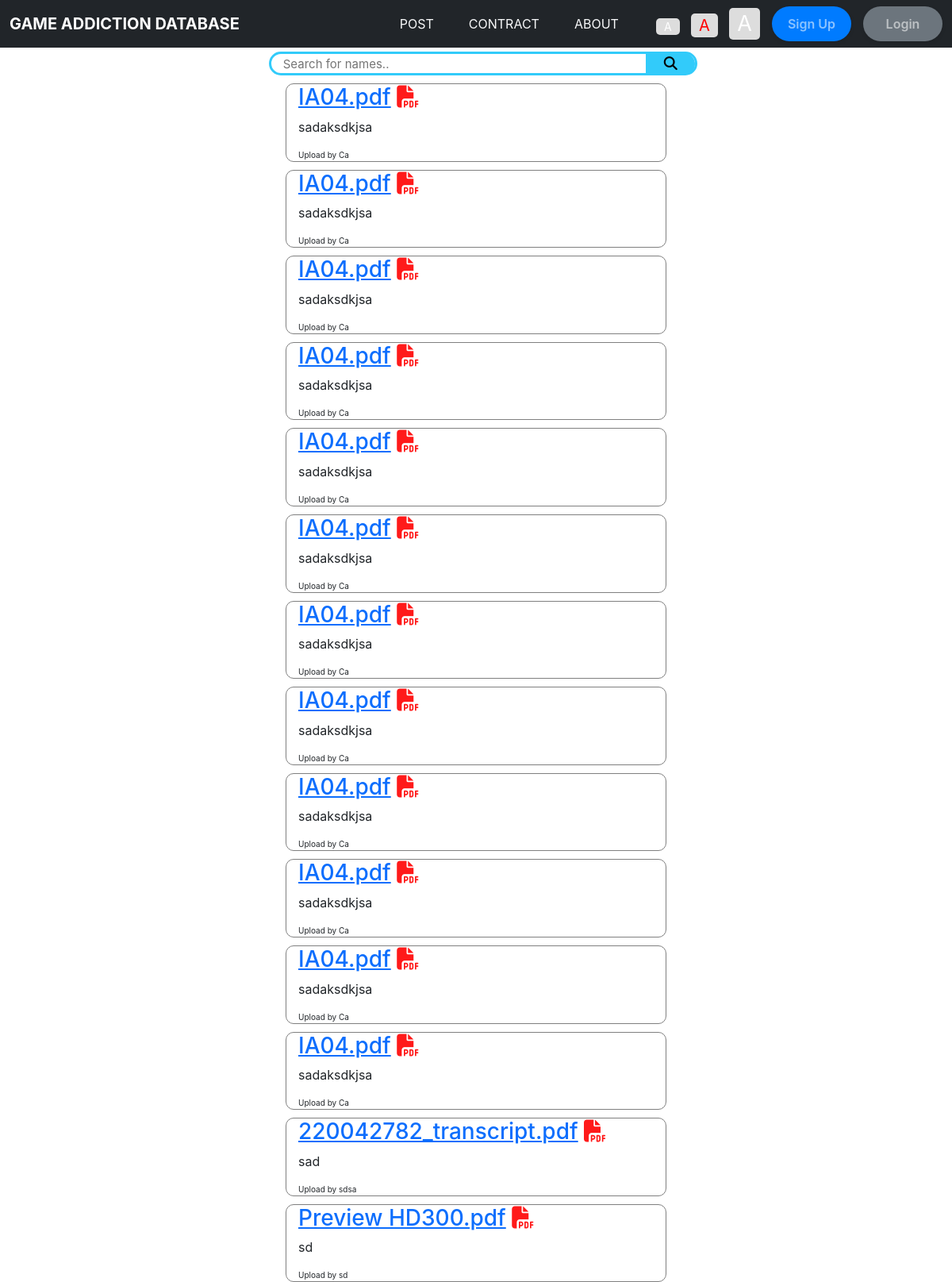
Screenshot of /search.php with the database file from the repository.
### tables this page shows
CREATE TABLE `pdf` (
  `pdfID` int(11) NOT NULL,
  `fileName` varchar(200) NOT NULL,
  `userName` varchar(200) NOT NULL,
  `pdfDescription` varchar(200) NOT NULL
);

### search.php (the view, shortened to what this page needs)
<!DOCTYPE html>
<html lang="en">
<head>
    <link rel="stylesheet" href="style/bootstrap.min.css" />
    <link rel="stylesheet" href="https://cdn.jsdelivr.net/npm/bootstrap-icons@1.4.1/font/bootstrap-icons.css" />
    <link rel="stylesheet" href="style/dataTables.bootstrap5.min.css" />
    <link rel="stylesheet" href="./style/menu.css">
    <link rel="stylesheet" href="./style/search.css">
    <link rel="stylesheet" href="https://cdnjs.cloudflare.com/ajax/libs/font-awesome/6.4.2/css/all.min.css">
</head>
<?php include 'menu.php'; ?>
<body>
    <div id="searchBox">
        <form action="" method="get">
            <input type="text" id="searchInput" name="keyword" placeholder="Search for names.." title="Type in a name">
            <button id="searchbtn" type="submit"><i class="fas fa-search"></i></button>
        </form>
    </div>
    <?php
    if(isset($_GET)){
        $keyword="";
        extract($_GET);
            $sql = "SELECT fileName, userName, pdfDescription FROM `pdf` WHERE `fileName` LIKE '%$keyword%' OR `userName` LIKE '%$keyword%'";
            $hostname = "127.0.0.1";
            $username = "root";
            $pwd = "";
            $db = "iadb";
            $conn = mysqli_connect($hostname, $username, $pwd, $db)
            or die(mysqli_connect_error());
            $rs = mysqli_query($conn, $sql);
            $data = [] ;
            while ($rc = mysqli_fetch_assoc($rs))
            {
                $data[]=$rc;
            }
            foreach($data as $text){
                echo <<<EDR
                    <div id="result">
                        <h3>
                            <a href='./pdf/{$text['fileName']}' target='_blank'>{$text['fileName']}</a>
                            <a href='./pdf/{$text['fileName']}' download>
                                <i class="fa-solid fa-file-pdf" style="color: #ff1a1a;"></i>
                            </a>
                        </h3>
                        <p>{$text['pdfDescription']}</p>
                        <div>Upload by {$text['userName']}</div>
                    </div>
                EDR;
            }
        }
?>
</body>
</html>

### style/menu.css (style rules this page uses)
body, button { font-family: "Inter", sans-serif; }
:root { --offcanvas-width: 270px; --topNavbarHeight: 56px; }
form { width: 100%; max-width: 600px; margin: 0 auto; }

### style/search.css (style rules this page uses)
#searchBox { text-align: center; margin-top: 65px; }
#searchInput { width: 90%; height: 30px; border-radius: 30px; border: 3px solid #32cbfa; font-size: 15px; padding-left: 15px; }
#searchbtn { font-size: 17px; width: 62px; height: 27px; margin-left: -69px; background-color: #32cbfa; border-top-right-radius: 30px; border-bottom-right-radius: 30px; border: none; cursor: pointer; }
#result { border: 1px solid gray; border-radius: 10px; width: 40%; margin-left: 30%; margin-top: 10px; }
#result h3,p,div { margin-left: 15px; }
#result div { font-size: 10px; }

### rows the page displays
pdf: fileName "IA04.pdf", pdfDescription "sadaksdkjsa", userName "Ca"
pdf: fileName "IA04.pdf", pdfDescription "sadaksdkjsa", userName "Ca"
pdf: fileName "IA04.pdf", pdfDescription "sadaksdkjsa", userName "Ca"
pdf: fileName "IA04.pdf", pdfDescription "sadaksdkjsa", userName "Ca"
pdf: fileName "IA04.pdf", pdfDescription "sadaksdkjsa", userName "Ca"
pdf: fileName "IA04.pdf", pdfDescription "sadaksdkjsa", userName "Ca"
pdf: fileName "IA04.pdf", pdfDescription "sadaksdkjsa", userName "Ca"
pdf: fileName "IA04.pdf", pdfDescription "sadaksdkjsa", userName "Ca"
pdf: fileName "IA04.pdf", pdfDescription "sadaksdkjsa", userName "Ca"
pdf: fileName "IA04.pdf", pdfDescription "sadaksdkjsa", userName "Ca"
pdf: fileName "IA04.pdf", pdfDescription "sadaksdkjsa", userName "Ca"
pdf: fileName "IA04.pdf", pdfDescription "sadaksdkjsa", userName "Ca"
pdf: fileName "220042782_transcript.pdf", pdfDescription "sad", userName "sdsa"
pdf: fileName "Preview HD300.pdf", pdfDescription "sd", userName "sd"
